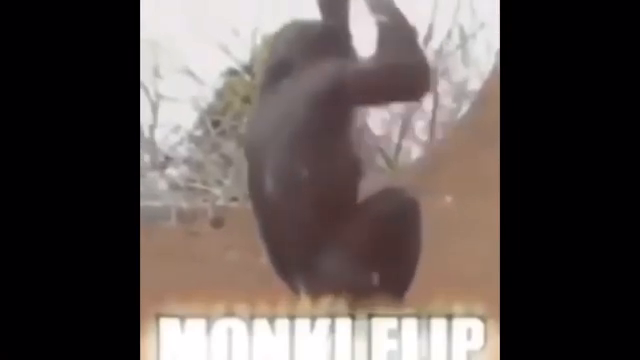
#> input picture frame 23 of data/Monkeyflip.mp4, 640 x 360 px
$ python video.py
#> lines starting #> are read from the running program, lines starting #| are printed output that depends on the picture; after the words box and inside, x2 and y2 are one past the last pixel; in counts of white or black regions, pixels touching at a corner belong together
import cv2
import os
import numpy as np

video_path = os.path.join("data", "Monkeyflip.mp4")
cap = cv2.VideoCapture(video_path)

while True:
    ret, frame = cap.read()
#> frame is the input picture: shape (360, 640, 3); mean B, G, R 78.3, 81, 90.3
    if not ret:
        break

    gray = cv2.cvtColor(frame, cv2.COLOR_BGR2GRAY)
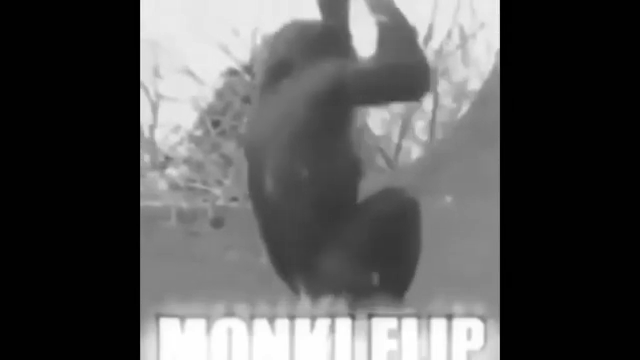
#> gray: shape (360, 640); min 0, max 255, mean 83.6
    _ , thresh = cv2.threshold(gray, 100, 200, cv2.THRESH_BINARY)
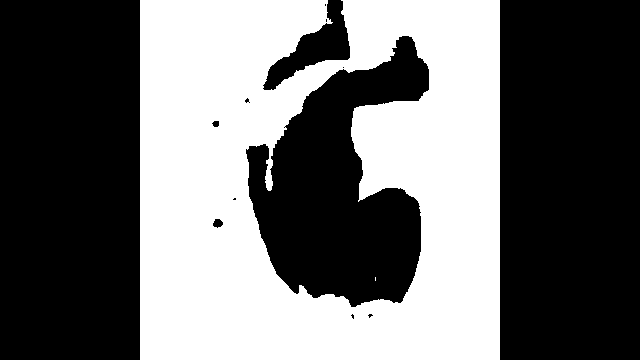
#> thresh: shape (360, 640); values 0 (black) and 200 (white), 42.8% white; 2 white regions (1 under 20 px), largest, box (x1, y1, x2, y2) and area: (140, 0, 500, 360) 98687

    cv2.imshow("Frame", frame)
    cv2.imshow("Edges", thresh)

    if cv2.waitKey(30) & 0xFF == 27:  # Press 'Esc' to exit
#> (key Esc is pressed here)
        break

cap.release()
cv2.destroyAllWindows()

$ run again, starting later in the video
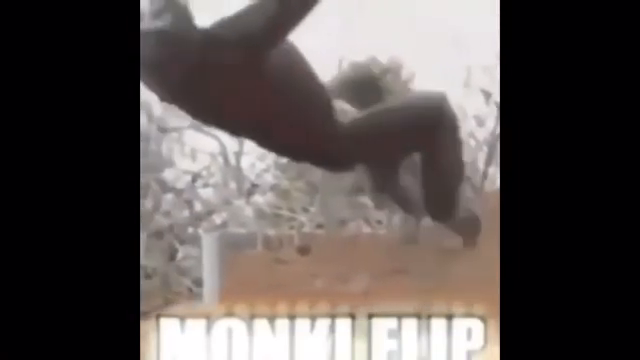
#> input picture frame 103 of data/Monkeyflip.mp4, 640 x 360 px
#> frame is the input picture: shape (360, 640, 3); mean B, G, R 78.9, 80.9, 88
#> `gray = cv2.cvtColor(frame, cv2.COLOR_BGR2GRAY)`:
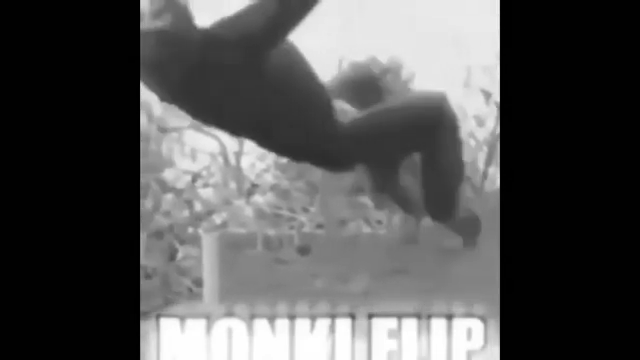
#> gray: shape (360, 640); min 0, max 255, mean 83
#> `_ , thresh = cv2.threshold(gray, 100, 200, cv2.THRESH_BINARY)`:
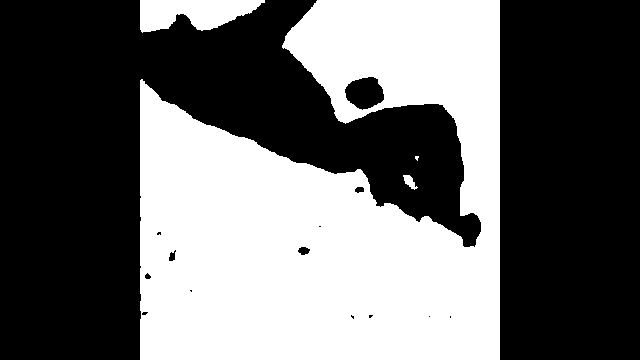
#> thresh: shape (360, 640); values 0 (black) and 200 (white), 41.7% white; 4 white regions (1 under 20 px), largest, box (x1, y1, x2, y2) and area: (140, 0, 500, 360) 93241, (140, 0, 265, 33) 2801, (403, 175, 418, 190) 113

$ run again, starting later in the video
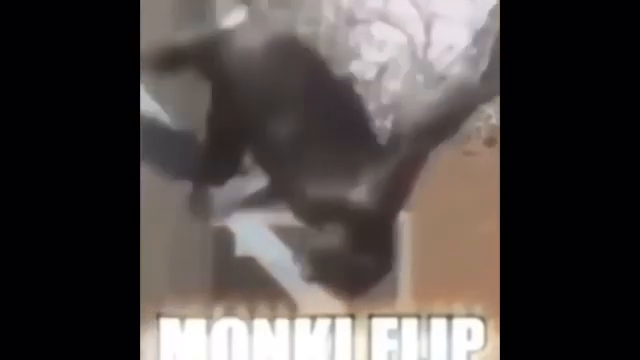
#> input picture frame 184 of data/Monkeyflip.mp4, 640 x 360 px
#> frame is the input picture: shape (360, 640, 3); mean B, G, R 68.3, 70, 76.6
#> `gray = cv2.cvtColor(frame, cv2.COLOR_BGR2GRAY)`:
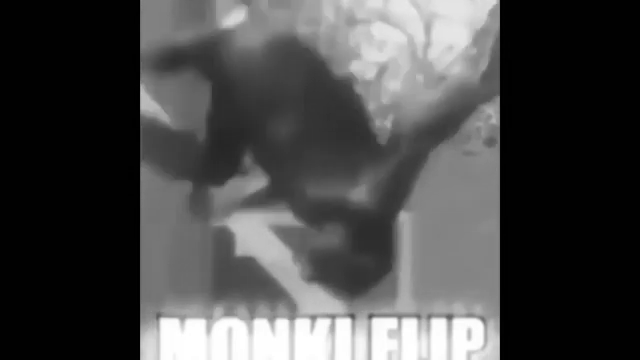
#> gray: shape (360, 640); min 0, max 255, mean 72
#> `_ , thresh = cv2.threshold(gray, 100, 200, cv2.THRESH_BINARY)`:
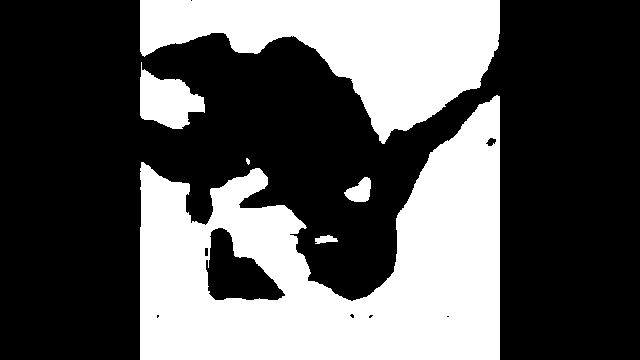
#> thresh: shape (360, 640); values 0 (black) and 200 (white), 35.7% white; 6 white regions, box (x1, y1, x2, y2) and area: (140, 95, 500, 360) 53003, (140, 0, 500, 144) 26013, (140, 62, 205, 129) 2542, (344, 177, 371, 202) 436, (315, 235, 338, 244) 133, (246, 158, 250, 165) 20
